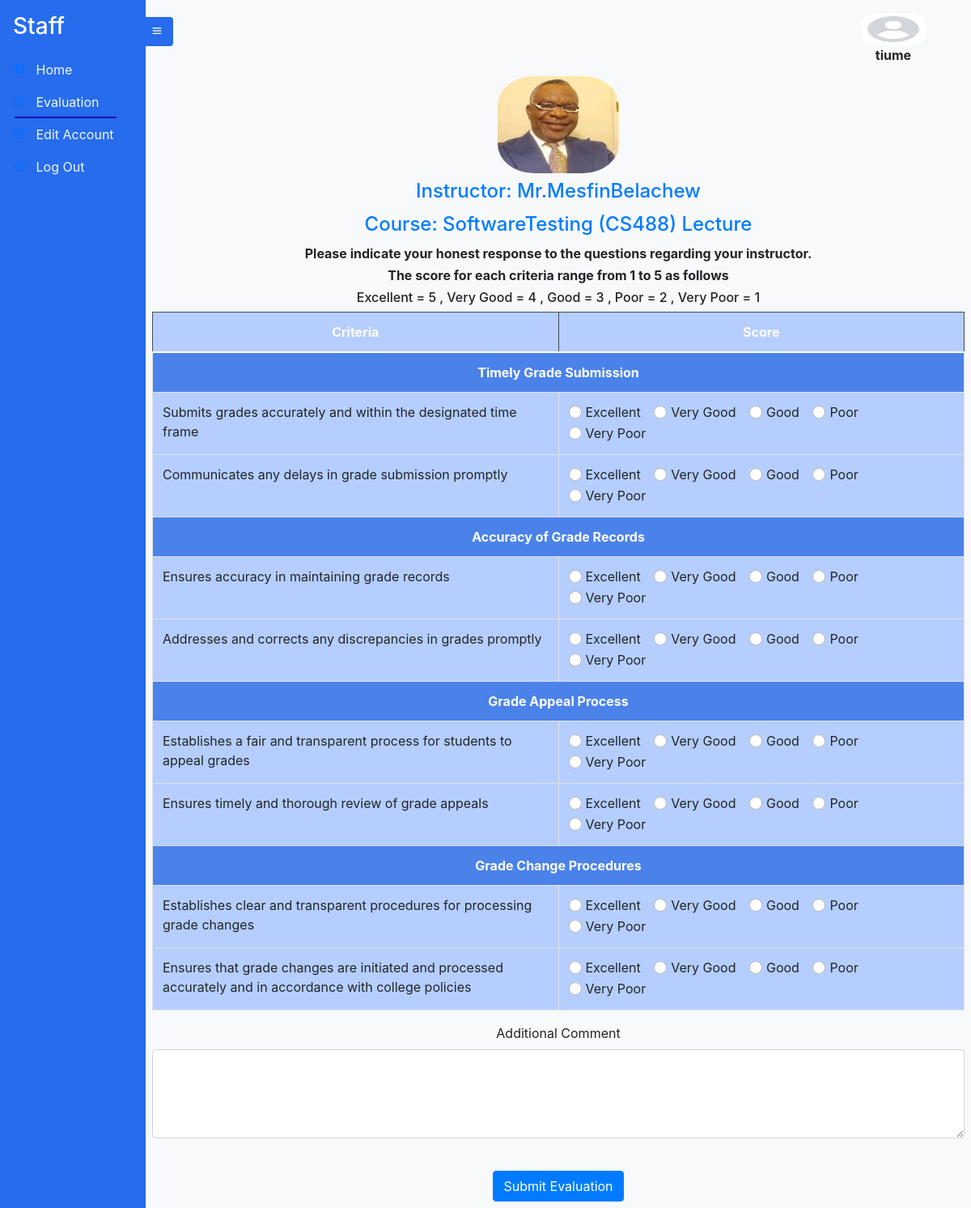
/staffevaluate/ach3030/CS488/2345/Lecture/ (signed in), run on the app's committed database.
### Account/models.py (models this page shows)
class Account(AbstractUser):
    Role = models.CharField(max_length=25, null=True , choices=rolechoice ,  blank=True)
    email = models.EmailField(
        verbose_name='email address',
        max_length=255,
        unique=True,
    )

### Instructor/models.py (models this page shows, shortened)
class Instructor(models.Model):
    Instructor_id =  models.CharField(max_length=20 , unique=True,primary_key=True)
    Title = models.CharField(max_length=10 , null=True ,  choices=titlechoice , blank=True)
    FirstName = models.CharField(max_length=20 , null=True , blank=True)
    LastName =  models.CharField(max_length=20 , null=True , blank=True)
    Sex = models.CharField(max_length=25, null=True , choices=genderchoice ,  blank=True)
    ProfilePic= models.FileField(null=True, blank=True, upload_to='profilepic/', default="profilepic/defaultprofile.jpeg")

### Course/models.py (models this page shows, shortened)
class Course(models.Model):
    Course_id =  models.CharField(max_length=20 , unique=True,primary_key=True)
    CourseName = models.CharField(max_length=50 , null=True , blank=True)
    CreditHour = models.IntegerField(null=True , blank=True , validators=[MinValueValidator(1)])
    Department = models.CharField(max_length=20 , null=True ,  choices=department , blank=True)

### Evaluation/models.py (models this page shows, shortened)
class EvaluationCriteria(models.Model):
    Evaluator_CHOICES = [
        ('Student', 'Student'),
        ('Instructor', 'Instructor'),
        ('StaffMember', 'StaffMember'),
    ]
    Evaluatee_CHOICES = [
        ('Lecture', 'Lecture'),
        ('Lab', 'Lab'),
    ]
    EvaluationCriteria_id = models.UUIDField(default=uuid.uuid4, unique=True,primary_key=True, editable=False)
    Criteria_data = models.ManyToManyField(Criteria)
    Evaluator = models.CharField(max_length=255, choices=Evaluator_CHOICES , null=True)
    Evaluatee = models.CharField(max_length=255, choices=Evaluatee_CHOICES , null=True)

class CriteriaSection(models.Model):
    Section = models.CharField(max_length=255 )
    def __str__(self):
        return str(self.Section)

class Criteria(models.Model):
    Criteria_id = models.UUIDField(default=uuid.uuid4, unique=True,
                          primary_key=True, editable=False)
    Section = models.ForeignKey(CriteriaSection , on_delete=models.CASCADE)
    description = models.TextField(null=True)
    def __str__(self):
        return str(self.Section.Section + "-" + self.description )

### Staff/views.py (the view, shortened to what this page needs)
# urls.py: path('staffevaluate/<str:staff_id>/<str:course_id>/<str:instructor_id>/<str:course_type>/', staff_evaluate_course, name='staff_evaluate_course'),
def staff_evaluate_course(request, staff_id, course_id, instructor_id  , course_type):
    evaluationMapping= {'Excellent':5,'Very Good':4,'Good':3,'Poor':2,'Very Poor':1}
    evaluated_criteria_descriptions = set()
    staff = Staff.objects.get(Account_id=request.user)
    course = Course.objects.get(Course_id=course_id)
    instructor = Instructor.objects.get(Instructor_id=instructor_id)
    term = Term.objects.filter(Courses_Given=course, EvaluationDone=False).order_by('-Year', 'Season').first()
    desired_order = ['Timely Grade Submission' , 'Accuracy of Grade Records' , 'Grade Appeal Process' , 'Grade Change Procedures']
    if not term:
        messages.warning(request, 'Course evaluation is already completed for all terms.')
        return redirect('evaluate')  # Redirect to home or another page
    all_criteria_objects = EvaluationCriteria.objects.get(Evaluator='StaffMember')  # Adjust based on your criteria
    all_criteria_data = all_criteria_objects.Criteria_data.all()
    all_criteria = []
    criteria_sections = []
    for criteria_object in all_criteria_data:
        criteria = Criteria.objects.get(Criteria_id= criteria_object.Criteria_id)
        if criteria.Section not in  criteria_sections :
            all_criteria.append(criteria)
            criteria_sections.append(criteria.Section)
        print("criteria section" , criteria.Section )
    print("all sectins are ", all_criteria)
    criteria_sections.sort(key=lambda x: desired_order.index(x.Section))
    criteria_results = {}
    error_occured = False
    context = {
        'course':course,
        'criteria_data': all_criteria_data,
        'active_page':'evaluation',
        'all_criteria_sections':all_criteria ,
        'criteria_sections':criteria_sections,
        'instructor':instructor,
        'course_type':course_type,
        'criteria_results' : criteria_results,
        'error_occured'  :error_occured,
    }
    return render(request, 'staff/evaluate_course.html', context)

### Student/custom_filters.py (called while the page is built)
@register.filter(name='dict_lookup')
def dict_lookup(dictionary, key):
    return dictionary.get(key)

### templates/staff/evaluate_course.html (shortened to what this page needs)
{% extends 'staff/staff.html' %}
{% load static %}
{% load dict_lookup %}
{% block content %}
    {% if instructor.ProfilePic %}
    <div class="text-center">
    <img src="{{ instructor.ProfilePic.url }}" alt="{{ instructor.name }} Profile Pic" class="img-fluid mb-2" style="height: 120px; width: 150px; border-radius: 30%;">
    </div>
    {% endif %}
    <div class="text-center">
    <h4 class="card-title text-primary">Instructor: {{ instructor.Title }}{{ instructor.FirstName }}{{ instructor.LastName }}</h3>
    <h4 class="card-title text-primary">Course: {{ course.CourseName }} ({{ course.Course_id}}) {{course_type}}</h3>
        <h6><b>Please indicate your honest response to the questions regarding your instructor.</b></h6>
        <h6><b>The score for each criteria range from 1 to 5 as follows</b></h6>
        <h6>
          Excellent = 5 ,
          Very Good = 4 ,
          Good = 3 ,
          Poor = 2 ,
          Very Poor = 1
    </h6>
    </div>
      <form method="post">
      <table class="table table-bordered">
        <thead class="thead-dark">
          <tr>
            <th class="text-center" style="background-color:rgb(181, 206, 253);width: 50%">Criteria</th>
            <th class="text-center" style="background-color:rgb(181, 206, 253);width: 50%">Score</th>
          </tr>
        </thead>
        <tbody>
          {% for section in criteria_sections %}
          <tr>
            <td colspan="3" class="bg text-white font-weight-bold text-center " style="background-color:rgb(75, 130, 233) ;">{{ section.Section }}</td>
          </tr>
          {% for criteria in criteria_data %}
          {% if criteria.Section.Section == section.Section %}
              <tr>
                {% with criteriaid=criteria.Criteria_id|slugify %}
                {% if error_occured == True and  not criteria_results|dict_lookup:criteriaid %}
                <td style="background-color: rgba(255, 0, 0, 0.2);">{{ criteria.description }}</td>
                <td class="score-column" style="background-color: rgba(255, 0, 0, 0.2);;">
                {% else %}
                <td style="background-color:rgb(181, 206, 253);">{{ criteria.description }}</td>
                <td class="score-column" style="background-color:rgb(181, 206, 253);">
                {% endif %}
                {% endwith %}
                  <div class="form-check form-check-inline">
                    {% with criteriaid=criteria.Criteria_id|slugify %}
                    {% if criteria_results|dict_lookup:criteriaid == 'Excellent' %}
                    <input class="form-check-input" type="radio" name="criteria_{{ criteria.Criteria_id }}" id="excellent_{{ criteria.Criteria_id }}" value="Excellent" checked>
                    {% else %}
                    <input class="form-check-input" type="radio" name="criteria_{{ criteria.Criteria_id }}" id="excellent_{{ criteria.Criteria_id }}" value="Excellent" >
                    {% endif %}
                    {% endwith %}
                    <label class="form-check-label" for="excellent_{{ criteria.id }}">Excellent</label>
                  </div>
                  <div class="form-check form-check-inline">
                    {% with criteriaid=criteria.Criteria_id|slugify %}
                    {% if criteria_results|dict_lookup:criteriaid == 'Very Good' %}
                    <input class="form-check-input" type="radio" name="criteria_{{ criteria.Criteria_id }}" id="very_good_{{ criteria.Criteria_id }}" value="Very Good" checked>
                    {% else %}
                    <input class="form-check-input" type="radio" name="criteria_{{ criteria.Criteria_id }}" id="very_good_{{ criteria.Criteria_id }}" value="Very Good">
                    {% endif %}
                    {% endwith %}
                    <label class="form-check-label" for="very_good_{{ criteria.id }}">Very Good</label>
                  </div>
                  <div class="form-check form-check-inline">
                    {% with criteriaid=criteria.Criteria_id|slugify %}
                    {% if criteria_results|dict_lookup:criteriaid == 'Good' %}
                    <input class="form-check-input" type="radio" name="criteria_{{ criteria.Criteria_id }}" id="good_{{ criteria.Criteria_id }}" value="Good" checked>
                    {% else %}
                    <input class="form-check-input" type="radio" name="criteria_{{ criteria.Criteria_id }}" id="good_{{ criteria.Criteria_id }}" value="Good">
                    {% endif %}
                    {% endwith %}
                    <label class="form-check-label" for="good_{{ criteria.id }}">Good</label>
                  </div>
                  <div class="form-check form-check-inline">
                    {% with criteriaid=criteria.Criteria_id|slugify %}
                    {% if criteria_results|dict_lookup:criteriaid == 'Poor' %}
                    <input class="form-check-input" type="radio" name="criteria_{{ criteria.Criteria_id }}" id="poor_{{ criteria.Criteria_id }}" value="Poor" checked>
                    {% else %}
                    <input class="form-check-input" type="radio" name="criteria_{{ criteria.Criteria_id }}" id="poor_{{ criteria.Criteria_id }}" value="Poor">
                    {% endif %}
                    {% endwith %}
                    <label class="form-check-label" for="poor_{{ criteria.id }}">Poor</label>
                  </div>
                  <div class="form-check form-check-inline">
                    {% with criteriaid=criteria.Criteria_id|slugify %}
                    {% if criteria_results|dict_lookup:criteriaid == 'Very Poor' %}
                    <input class="form-check-input" type="radio" name="criteria_{{ criteria.Criteria_id }}" id="very_poor_{{ criteria.Criteria_id }}" value="Very Poor" checked>
                    {% else %}
                    <input class="form-check-input" type="radio" name="criteria_{{ criteria.Criteria_id }}" id="very_poor_{{ criteria.Criteria_id }}" value="Very Poor">
                    {% endif %}
                    {% endwith %}
                    <label class="form-check-label" for="very_poor_{{ criteria.id }}">Very Poor</label>
                  </div>
                </td>
              </tr>
            {% endif %}
            {% endfor %}
          {% endfor %}
        </table>
        <div class="form-group">
          <div class="text-center"> <label for="id_additional_comments">Additional Comment</label> </div>
          <textarea class="form-control" id="id_additional_comment" name="additional_comment" rows="4"></textarea>
        </div>
      </tbody><br>
      <div class="text-center">
        <button type="submit" class="btn btn-primary">Submit Evaluation</button>
      </div>
      </form>
{% endblock %}

### templates/staff/staff.html
{% extends 'sidebarbase.html' %}
{% block content1 %}
  <div class="side-navbar active-nav d-flex justify-content-between flex-wrap flex-column" id="sidebar">
    <ul class="nav flex-column text-white w-100">
      <a href="#" class="nav-link h3 text-white my-2">
        Staff
      </a>
      <li class="nav-link {% if active_page == 'home' %}active{% endif %}">
        <i class="bx bxs-dashboard"></i>
        <span class="mx-2"><a class="inner-anchor" href="{% url 'staffhomepage' %}"> Home</a></span>
      </li>
      <li class="nav-link {% if active_page == 'evaluation' %}active{% endif %}">
        <i class="bx bx-git-pull-request"></i>
        <span class="mx-2"><a class="inner-anchor" href="{% url 'evaluate_staff' %}">Evaluation</a></span>
      </li>
      <li class="nav-link {% if active_page == 'editaccount' %}active{% endif %}">
        <i class="bx bx-edit"></i>
        <span class="mx-2"><a class="inner-anchor" href="{% url 'editpassword' %}"> Edit Account</a></span>
      </li>
      <li class="nav-link {% if active_page == 'logout' %}active{% endif %}">
        <i class="bx bx-log-out"></i>
        <span class="mx-2"><a class="inner-anchor" href="{% url 'logout' %}" > Log Out </a></span>
      </li>
    </ul>
  </div>
  <div class="p-2 active-cont my-container overflow-hidden">
    <nav class="navbar top-navbar navbar-light bg-light px-5">
      <a class="btn border-0" id="menu-btn"><i class="bx bx-menu"></i></a>
      <figure id="image" style="height: 30px; background-color: white">
        <img src="/static/images/profilePic/defaultprofile.jpeg" style="height: 40px; width: 80px; border-radius: 30%;">
        <figcaption style="text-align: center;"><b>{{user.username}}</b></figcaption>
      </figure>
    </nav>
    <br>
    {% block content %}
    {% endblock %}
{% endblock %}

### static/styles/sidebar.css (style rules this page uses)
* { margin: 0; padding: 0; box-sizing: border-box; }
body { min-height: 100vh; background-color:#f8f9fa; }
.side-navbar { width: 180px; height: 100%; position: fixed; margin-left: -300px; background-color:rgb(38, 108, 236); transition: 0.5s; }
.active-nav { margin-left: 0; }
.active-cont { margin-left: 180px; }
#menu-btn { background-color:rgb(38, 108, 236); color: #fff; margin-left: -62px; }
#image { max-width: 300px; height: 80px; border-radius: 50%; top: 10px; right: 0px; }
.inner-anchor { color: aliceblue; text-decoration: black; }
.bg-light { background-color: rgb(38, 108, 236);; }
.nav-link.active { position: relative; }
.nav-link.active:after { content: ''; position: absolute; bottom: 0; left: 10%; width: 70%; height: 2px; background-color: rgb(16, 16, 185); }

### data on the page
Account: username "tiume"
Instructor: ProfilePic (picture), Title "Mr.", FirstName "Mesfin", LastName "Belachew"
Course: CourseName "SoftwareTesting", Course_id "CS488"
EvaluationCriteria: Evaluatee "Lecture"
CriteriaSection: Section "Timely Grade Submission"
Criteria: description "Submits grades accurately and within the designated time frame"
Criteria: description "Communicates any delays in grade submission promptly"
CriteriaSection: Section "Accuracy of Grade Records"
Criteria: description "Ensures accuracy in maintaining grade records"
Criteria: description "Addresses and corrects any discrepancies in grades promptly"
CriteriaSection: Section "Grade Appeal Process"
Criteria: description "Establishes a fair and transparent process for students to appeal grades"
Criteria: description "Ensures timely and thorough review of grade appeals"
CriteriaSection: Section "Grade Change Procedures"
Criteria: description "Establishes clear and transparent procedures for processing grade changes"
Criteria: description "Ensures that grade changes are initiated and processed accurately and in accordance with college policies"
